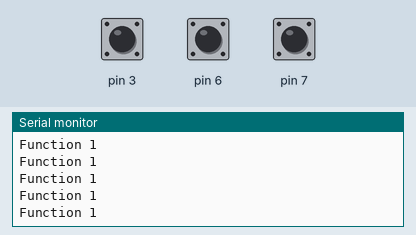
This sketch was run on a simulated Arduino Uno, built with avr-gcc and run on an emulated ATmega328P. Parts: the last lines printed to the serial monitor. The test bench sets the inputs (shaded band); at power-on: pin 7 HIGH, pin 3 HIGH, pin 6 HIGH.

Above: at 1.2 s.
1.3 s: pin 7 pulled LOW for 0.15 s
At 1.9 s:
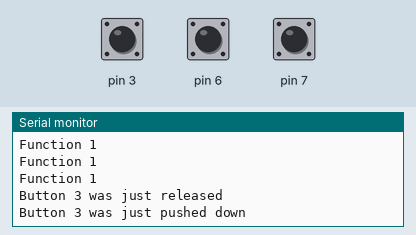
4.4 s: pin 7 pulled LOW for 1 s
At 5.1 s:
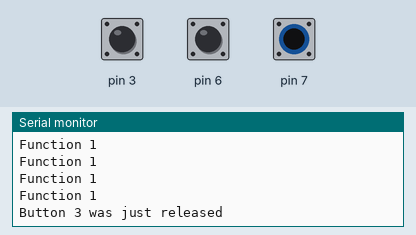
8.4 s: pin 7 pulled LOW for 0.15 s
At 9.4 s:
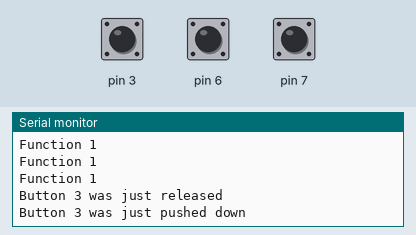
11.5 s: pin 7 pulled LOW for 1 s
At 12.3 s:
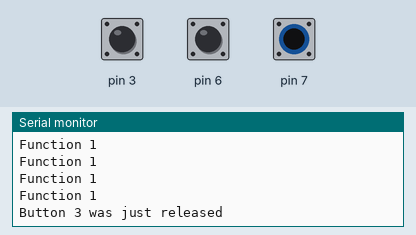
15.5 s: pin 3 pulled LOW for 0.15 s
18.6 s: pin 7 pulled LOW for 3.2 s
At 20.3 s:
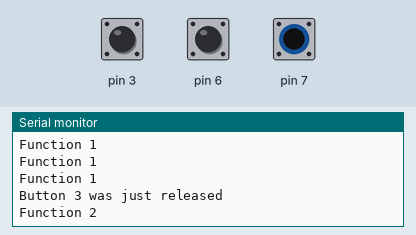

The sketch:

Example.ino
```cpp
#include <ButtonLib.h>


buttonClass button1(3,false);
buttonClass button2(6,false);
buttonClass button3(7,false);


void func1(){
  Serial.println("Function 1");
}

void func2(){
  Serial.println("Function 2");
}

void func3(){
  Serial.println("Function 3");
}

void setup() {
  Serial.begin(8600);

  //attachRisingEdge, called on a rising edge
  //attachFallingEdge, called on a falling edge
  //attachSingleClick, called on a single click
  //attachDoubleClick, called on a double click
  //attachTrippleClick, called on a tripple click
  //attachSingleHold, called once when button is held
  //attachContinuousHold, called continuously when button is held
  //attachSingleNotHeld, called once when button is not held
  //attachContinuousNotHeld, called continuously when button is not held


  button1.attachRisingEdge(func1); //when button1 is pressed it calls func1
  button1.attachFallingEdge(func2); //when button1 is released it calls func1 again

  //Note that tripple clicking a button will not call the single and double click functions.
  button2.attachSingleClick(func1); //when button2 is clicked it calls func1 (on the buttons release)
  button2.attachDoubleClick(func2); //when button2 is double clicked it calls func2
  button2.attachTrippleClick(func3); //when button2 is tripple clicked it calls func3

  button3.attachContinuousHold(func1); //Once button3 has been held for more than 1000ms func1 will be called evertime tick() is called
  button3.attachSingleNotHeld(func2); //Once button3 is not being held anymore func2 will be called once


}

void loop() {

  //tick() has to be called every loop, it checks the level of the pins, keeps track of debouncing, calls funtions, sets flags etc
  button1.tick();
  button2.tick();
  button3.tick();


  if(button2.doubleClick){ //.doubleClick is a boolean that is true if the button was just double clicked
    Serial.println("Button 2 was just double clicked");
  }

  if(button3.rising){ //.doubleClick is a boolean that is true if the button was just double clicked
    Serial.println("Button 3 was just pushed down");
  }

  if(button3.falling){ //.doubleClick is a boolean that is true if the button was just double clicked
    Serial.println("Button 3 was just released");
  }


}
```

ButtonLib.cpp
```cpp
#include "ButtonLib.h" //include the declaration for this class
#include <Arduino.h>

//Constructor
buttonClass::buttonClass(int pin, int activeLow, bool pullupActive){
	_pin 	  = pin;
	_riseTime = millis();
	_fallTime = millis();

	if (activeLow) {_buttonPressed = LOW;} // the button connects the input pin to GND when pressed.
	else {_buttonPressed = HIGH;}// the button connects the input pin to VCC when pressed.

	if (pullupActive) {pinMode(pin, INPUT_PULLUP);}// use the given pin as input and activate internal PULLUP resistor.
	else {pinMode(pin, INPUT);}// use the given pin as input
}

//Attaching callback functions to different events
void buttonClass::attachRisingEdge(callbackFunction newFunction){_risingFunc = newFunction;}
void buttonClass::attachFallingEdge(callbackFunction newFunction){_fallingFunc = newFunction;}
void buttonClass::attachSingleClick(callbackFunction newFunction){_singleClickFunc = newFunction;}
void buttonClass::attachDoubleClick(callbackFunction newFunction){_doubleClickFunc = newFunction;}
void buttonClass::attachTrippleClick(callbackFunction newFunction){_trippleClickFunc = newFunction;}
void buttonClass::attachSingleHold(callbackFunction newFunction){_singleHoldFunc = newFunction;}
void buttonClass::attachContinuousHold(callbackFunction newFunction){_continuousHoldFunc = newFunction;}
void buttonClass::attachSingleNotHeld(callbackFunction newFunction){_singleNotHeldFunc = newFunction;}
void buttonClass::attachContinuousNotHeld(callbackFunction newFunction){_continuousNotHeldFunc = newFunction;}


void buttonClass::tick(void){if (_pin >= 0) {tick(digitalRead(_pin) == _buttonPressed);}} //This is the "tick" called by the user, it checks the state of the button and compares it to active low or not

void buttonClass::tick(bool activeLevel)
{
	unsigned long now = millis(); // current (relative) time in msecs.

	//reset all trigger booleans
	rising            = false;
	falling           = false;
	singleClick       = false;
	doubleClick       = false;
	trippleClick      = false;
	singleHold        = false;
	continuousHold    = false;
	singleNotHeld     = false;
	continuousNotHeld = false;
	toggled 		  = false;


	if (_state == 0) { // button is not pressed and is waiting for pin to be pressed.
        _singleHoldFunctionCalled = false;
		toggled = false; //public bool flag
		millisReleased = now - _fallTime - _holdMillis; //millis that the button has been released
		millisHeld 	   = 0; //millis that the button has been held

		//if button is not active and the time since the last falling edge is larger than holdmillis then activate the "notHeld" functions
        if ((!activeLevel) && ((unsigned long)(now - _fallTime) > _holdMillis)) {

            if (_singleNotHeldFunctionCalled == false){ if(_singleNotHeldFunc){_singleNotHeldFunc();} singleNotHeld=true; _singleNotHeldFunctionCalled = true;}
			if (_continuousNotHeldFunc){_continuousNotHeldFunc();}
			continuousNotHeld = true;
        }

		//if button is not active and the time since the last falling edge is larger than _doubleClickMillis but smaller than holdmillis then trigger the "click"-functions
		if ((!activeLevel) && ((unsigned long)(now - _fallTime) > _doubleClickMillis) && ((unsigned long)(now - _riseTime) < _holdMillis)) {
			if      ( _numClicks==1) { if(_singleClickFunc){_singleClickFunc();}   singleClick = true;  _numClicks=0;} //Set single click flag and call corresponding function if one is attached
			else if ( _numClicks==2) { if(_doubleClickFunc){_doubleClickFunc();}   doubleClick = true;  _numClicks=0;} //Set double click flag and call corresponding function if one is attached
			else if ( _numClicks==3) { if(_trippleClickFunc){_trippleClickFunc();} trippleClick = true; _numClicks=0;} //Set tripple click flag and call corresponding function if one is attached
		}

		//To make sure that _numClicks is reset to zero after _doubleClickMillis millis
		if ((!activeLevel) && ((unsigned long)(now - _fallTime) > _doubleClickMillis))  {_numClicks=0;} //if no button has been pushed in _doubleClickMillis time, then reset the number of clicks

		//If button goes from not being active last loop, to being active this loop then register a rising edge and a click, given that more than debounceMillis time has passed.
		if ((activeLevel) && ((unsigned long)(now - _fallTime) > _debounceMillis) )  {
			_state     = 1; // pin is pressed
			_riseTime = now; // remember rise time
			rising = true; //bolean flag
			if (_risingFunc){_risingFunc();}

			_numClicks = min(_numClicks+1,3);
		}

	} else if (_state == 1) { // button is pressed and waiting for pin to be released.
		_singleNotHeldFunctionCalled = false; //boolean flag reset for
		toggled = true; //public bool flag
		millisReleased = 0; //millis that the button has been released
		millisHeld 	 = now - _riseTime - _holdMillis; //millis that the button has been held

		//if button has been held for more than holdmillis millis then trigger "hold"-functions
        if ((activeLevel) && ((unsigned long)(now - _riseTime) > _holdMillis)) {
            if (_singleHoldFunctionCalled == false){if(_singleHoldFunc){_singleHoldFunc();} singleHold=true; _singleHoldFunctionCalled = true;}
			if (_continuousHoldFunc){_continuousHoldFunc();}
			continuousHold = true;
        }

		//if button has just been released then trigger falling edge functions, given that more than dbounce time has passed.
		if ((!activeLevel) && ((unsigned long)(now - _riseTime) > _debounceMillis)) {
			_state    = 0;
			_fallTime = now;
			falling = true;
			if (_fallingFunc){_fallingFunc();}

		}
	}
} 
```

ButtonLib.h
```cpp
#include <Arduino.h>
#define ButtonLib_h

//Thingy that makes callback functions possible
extern "C" {
typedef void (*callbackFunction)(void);
}


class buttonClass{
    public:
        buttonClass(int pin, int active, bool pullupActive = true); //constructor

        //functions for attatching callbacks
        void attachRisingEdge(callbackFunction newFunction);
        void attachFallingEdge(callbackFunction newFunction);
        void attachSingleClick(callbackFunction newFunction);
        void attachDoubleClick(callbackFunction newFunction);
        void attachTrippleClick(callbackFunction newFunction);
        void attachSingleHold(callbackFunction newFunction);
        void attachContinuousHold(callbackFunction newFunction);
        void attachSingleNotHeld(callbackFunction newFunction);
        void attachContinuousNotHeld(callbackFunction newFunction);

        void tick(void); //the tick function that the user will be using
        void tick(bool level); //The level bool needs to be there to keep track of active high or active low

        //Booleans to keep track of which event was just triggered. to be used instead of or together with callback functions.
        bool rising            = false;
        bool falling           = false;
        bool singleClick       = false;
        bool doubleClick       = false;
        bool trippleClick      = false;
        bool singleHold        = false;
        bool continuousHold    = false;
        bool singleNotHeld     = false;
        bool continuousNotHeld = false;
        bool toggled           = false;

        unsigned long millisHeld;     //number of millis that the button has been held, starts at 0ms when the button has been held for _holdMillis time
        unsigned long millisReleased; //number of millis that the button has been released, starts at 0ms when the button has been released for _holdMillis time


    private:
        int _pin; // hardware pin number.
        unsigned int _debounceMillis = 50; // number of millis for debounce times.
        unsigned int _holdMillis = 1000; // number of millis to count as hold.
        unsigned int _doubleClickMillis = 200; // max number of millis between rising edges of a double click.
        unsigned int _clickLengthMillis = 200; // max number of millis button can be held to count as a click
        int _buttonPressed;

        int _state = 0; // state can either be 0 or 1, 0 = button is not pressed, 1 button is pressed
        int _numClicks = 0; //counter for keeping track of the number of clicks
        unsigned long _riseTime; // time in millis of last rising edge
        unsigned long _fallTime; // time in millis of last falling edge

        //all callback functions are initiated to NULL
        callbackFunction _risingFunc            = NULL; //function to be called on a rising edge
        callbackFunction _fallingFunc           = NULL; //function to be called on a falling edge
        callbackFunction _singleClickFunc       = NULL; //function to be called on a single click
        callbackFunction _doubleClickFunc       = NULL; //function to be called on a double click
        callbackFunction _trippleClickFunc      = NULL; //function to be called on a tripple click
        callbackFunction _singleHoldFunc        = NULL; //function to be called once when button is held
        callbackFunction _continuousHoldFunc    = NULL; //function to be called continuously when button is held
        callbackFunction _singleNotHeldFunc     = NULL; //function to be called once when button is not held
        callbackFunction _continuousNotHeldFunc = NULL; //function to be called continuously when button is not held

        bool _singleHoldFunctionCalled    = false;
        bool _singleNotHeldFunctionCalled = false;

};
```

Measured:
- after the input at 1.3 s, the serial monitor: prints a new line after 0.09 s (image 1)
- after the input at 4.4 s, the serial monitor: prints a new line after 0.08 s (image 2)
- after the input at 8.4 s, the serial monitor: prints a new line after 0.08 s (image 3)
- after the input at 11.5 s, the serial monitor: prints a new line after 0.08 s (image 4)
- after the input at 18.6 s, the serial monitor: prints a new line after 0.09 s (image 5)
